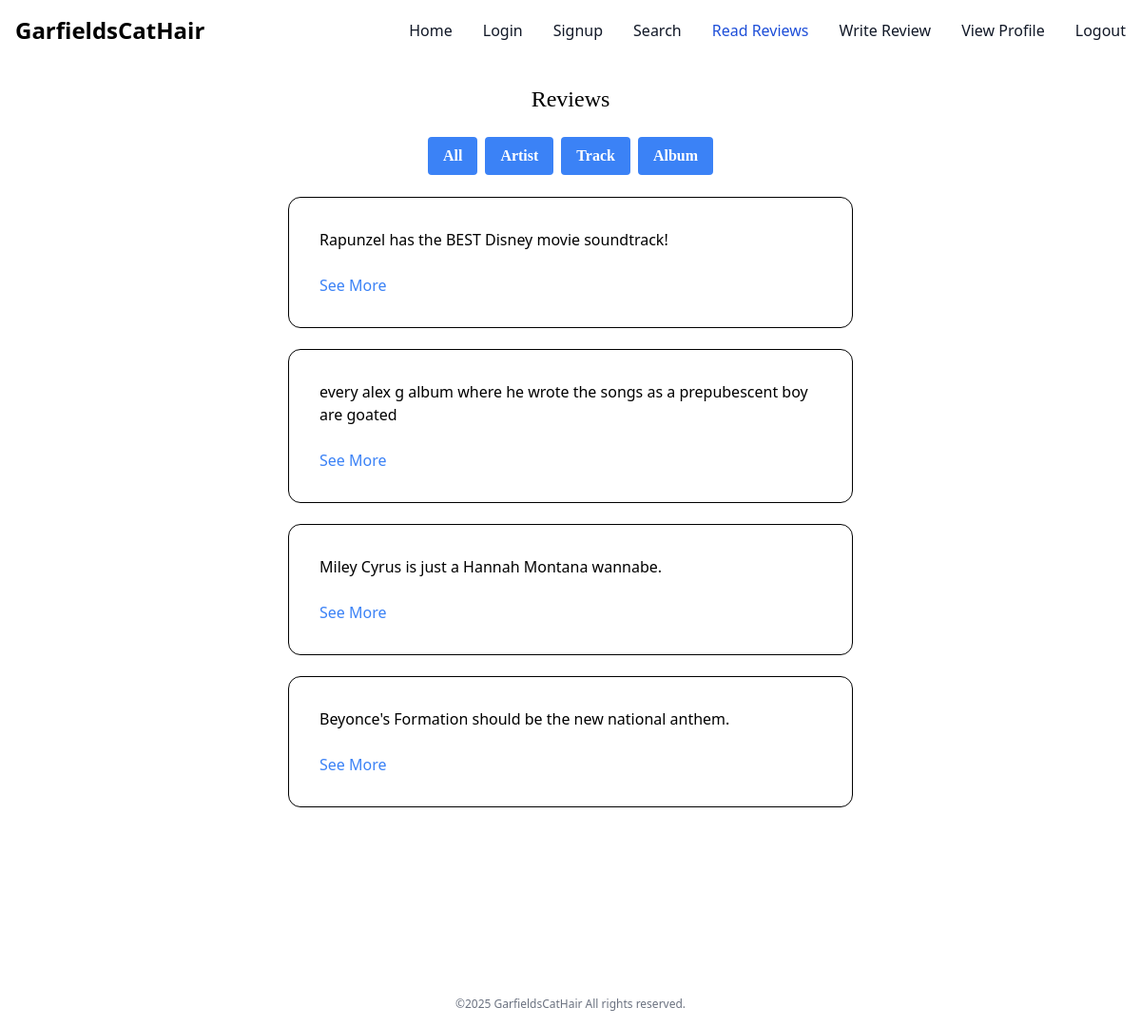
Page /review (signed in) on the earlier database version.
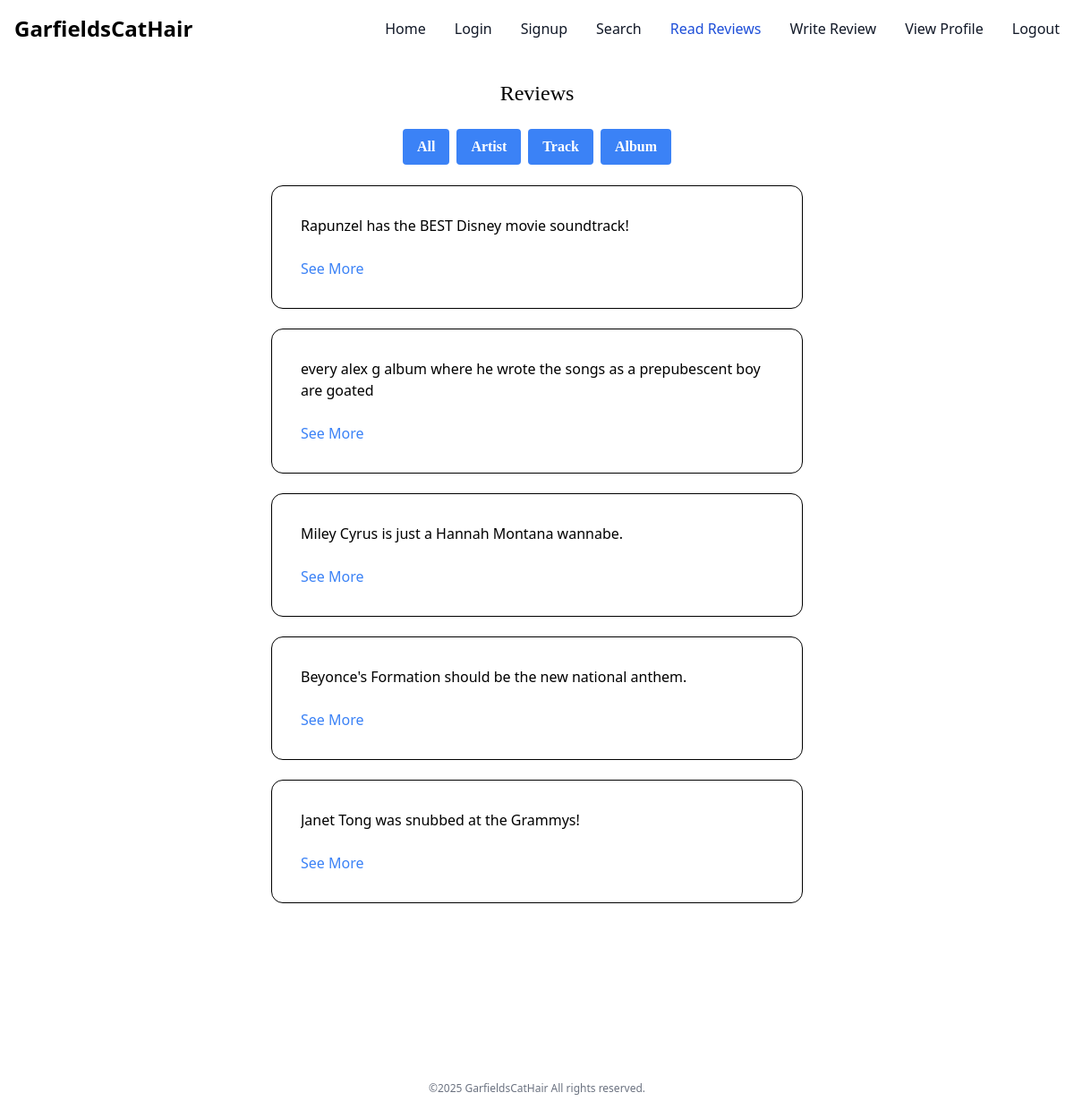
Same page on the later database version.
### tables this page shows
CREATE TABLE posts(id INTEGER PRIMARY KEY, username TEXT, item TEXT, review TEXT);

### app/__init__.py (the view)
@app.route("/review")
def viewAllReviews():
    if session.get("username") == None:
        return redirect(url_for("login"))
    revs = db.getAllReviews()
    reviews = []
    for i in range(len(revs)):
        sub = [revs[i][0] , "/review/" + str(revs[i][1])]
        reviews.append(sub)
    return render_template("review.html", reviews=reviews)

### app/setup_db.py (called while the page is built)
def getAllReviews():
    return cursor.execute("SELECT review, id FROM posts").fetchall()

### app/templates/review.html (shortened to what the changed rows need)
<!DOCTYPE html>
<html>
<head>
    <script src="https://cdn.tailwindcss.com"></script>
</head>
<body>
    {% if reviews %}
        <h1 class="text-center font-serif text-2xl m-6">Reviews</h1>
	    <div class="flex flex-col items-center m-2">
	    	{% for review in reviews %}
	    	<div class="outline outline-1 w-1/2 rounded-xl p-8 mb-6">
		    	<p class="w-full line-clamp-2">
		    		{{review[0]}}
		    	</p>
		    	<br>
		    	<a href={{review[1]}} class="text-blue-500">See More</a>
	    	</div>
	    	{% endfor %}
	    </div>
      <br>
    {% endif %}
</body>
</html>

Differences in the rows shown:
added posts: review "Janet Tong was snubbed at the Grammys!"
